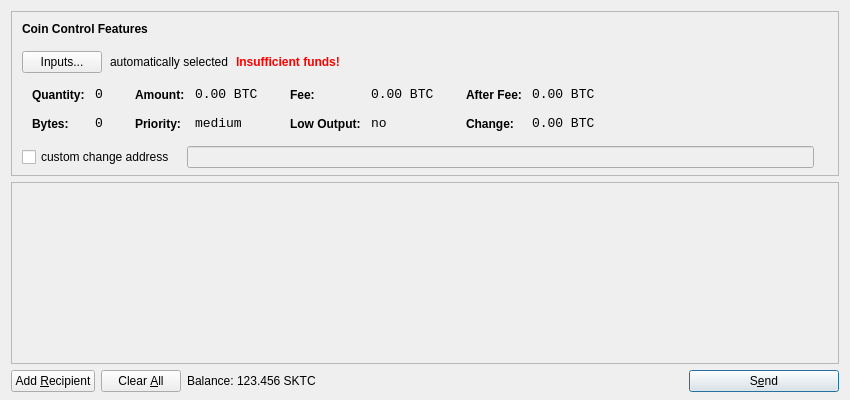
<?xml version="1.0" encoding="UTF-8"?>
<ui version="4.0">
 <class>SendCoinsDialog</class>
 <widget class="QDialog" name="SendCoinsDialog">
  <property name="geometry">
   <rect>
    <x>0</x>
    <y>0</y>
    <width>850</width>
    <height>400</height>
   </rect>
  </property>
  <property name="windowTitle">
   <string>Send Coins</string>
  </property>
  <layout class="QVBoxLayout" name="verticalLayout" stretch="0,1,0">
   <property name="bottomMargin">
    <number>8</number>
   </property>
   <item>
    <widget class="QFrame" name="frameCoinControl">
     <property name="sizePolicy">
      <sizepolicy hsizetype="Expanding" vsizetype="Expanding">
       <horstretch>0</horstretch>
       <verstretch>0</verstretch>
      </sizepolicy>
     </property>
     <property name="maximumSize">
      <size>
       <width>16777215</width>
       <height>16777215</height>
      </size>
     </property>
     <property name="frameShape">
      <enum>QFrame::StyledPanel</enum>
     </property>
     <property name="frameShadow">
      <enum>QFrame::Sunken</enum>
     </property>
     <layout class="QVBoxLayout" name="verticalLayoutCoinControl2">
      <property name="spacing">
       <number>-1</number>
      </property>
      <property name="leftMargin">
       <number>0</number>
      </property>
      <property name="topMargin">
       <number>0</number>
      </property>
      <property name="rightMargin">
       <number>0</number>
      </property>
      <property name="bottomMargin">
       <number>6</number>
      </property>
      <item>
       <layout class="QVBoxLayout" name="verticalLayoutCoinControl" stretch="0,0,0,0,1">
        <property name="spacing">
         <number>0</number>
        </property>
        <property name="leftMargin">
         <number>10</number>
        </property>
        <property name="topMargin">
         <number>10</number>
        </property>
        <item>
         <layout class="QHBoxLayout" name="horizontalLayoutCoinControl1">
          <property name="bottomMargin">
           <number>15</number>
          </property>
          <item>
           <widget class="QLabel" name="labelCoinControlFeatures">
            <property name="sizePolicy">
             <sizepolicy hsizetype="Preferred" vsizetype="Maximum">
              <horstretch>0</horstretch>
              <verstretch>0</verstretch>
             </sizepolicy>
            </property>
            <property name="font">
             <font>
              <weight>75</weight>
              <bold>true</bold>
             </font>
            </property>
            <property name="styleSheet">
             <string notr="true">font-weight:bold;</string>
            </property>
            <property name="text">
             <string>Coin Control Features</string>
            </property>
           </widget>
          </item>
         </layout>
        </item>
        <item>
         <layout class="QHBoxLayout" name="horizontalLayoutCoinControl2" stretch="0,0,0,0">
          <property name="spacing">
           <number>8</number>
          </property>
          <property name="bottomMargin">
           <number>10</number>
          </property>
          <item>
           <widget class="QPushButton" name="pushButtonCoinControl">
            <property name="styleSheet">
             <string notr="true"/>
            </property>
            <property name="text">
             <string>Inputs...</string>
            </property>
           </widget>
          </item>
          <item>
           <widget class="QLabel" name="labelCoinControlAutomaticallySelected">
            <property name="text">
             <string>automatically selected</string>
            </property>
            <property name="margin">
             <number>5</number>
            </property>
           </widget>
          </item>
          <item>
           <widget class="QLabel" name="labelCoinControlInsuffFunds">
            <property name="font">
             <font>
              <weight>75</weight>
              <bold>true</bold>
             </font>
            </property>
            <property name="styleSheet">
             <string notr="true">color:red;font-weight:bold;</string>
            </property>
            <property name="text">
             <string>Insufficient funds!</string>
            </property>
            <property name="margin">
             <number>5</number>
            </property>
           </widget>
          </item>
          <item>
           <spacer name="horizontalSpacerCoinControl">
            <property name="orientation">
             <enum>Qt::Horizontal</enum>
            </property>
            <property name="sizeHint" stdset="0">
             <size>
              <width>40</width>
              <height>1</height>
             </size>
            </property>
           </spacer>
          </item>
         </layout>
        </item>
        <item>
         <widget class="QWidget" name="widgetCoinControl" native="true">
          <property name="sizePolicy">
           <sizepolicy hsizetype="Preferred" vsizetype="Preferred">
            <horstretch>0</horstretch>
            <verstretch>0</verstretch>
           </sizepolicy>
          </property>
          <property name="minimumSize">
           <size>
            <width>0</width>
            <height>0</height>
           </size>
          </property>
          <property name="styleSheet">
           <string notr="true"/>
          </property>
          <layout class="QHBoxLayout" name="horizontalLayoutCoinControl5">
           <property name="margin">
            <number>0</number>
           </property>
           <item>
            <layout class="QHBoxLayout" name="horizontalLayoutCoinControl3" stretch="0,0,0,1">
             <property name="spacing">
              <number>20</number>
             </property>
             <property name="topMargin">
              <number>0</number>
             </property>
             <property name="bottomMargin">
              <number>10</number>
             </property>
             <item>
              <layout class="QFormLayout" name="formLayoutCoinControl1">
               <property name="horizontalSpacing">
                <number>10</number>
               </property>
               <property name="verticalSpacing">
                <number>14</number>
               </property>
               <property name="leftMargin">
                <number>10</number>
               </property>
               <property name="topMargin">
                <number>4</number>
               </property>
               <property name="rightMargin">
                <number>6</number>
               </property>
               <item row="0" column="0">
                <widget class="QLabel" name="labelCoinControlQuantityText">
                 <property name="styleSheet">
                  <string notr="true">font-weight:bold;</string>
                 </property>
                 <property name="text">
                  <string>Quantity:</string>
                 </property>
                 <property name="margin">
                  <number>0</number>
                 </property>
                </widget>
               </item>
               <item row="0" column="1">
                <widget class="QLabel" name="labelCoinControlQuantity">
                 <property name="font">
                  <font>
                   <family>Monospace</family>
                   <pointsize>10</pointsize>
                  </font>
                 </property>
                 <property name="cursor">
                  <cursorShape>IBeamCursor</cursorShape>
                 </property>
                 <property name="contextMenuPolicy">
                  <enum>Qt::ActionsContextMenu</enum>
                 </property>
                 <property name="text">
                  <string notr="true">0</string>
                 </property>
                 <property name="margin">
                  <number>0</number>
                 </property>
                 <property name="textInteractionFlags">
                  <set>Qt::LinksAccessibleByMouse|Qt::TextSelectableByKeyboard|Qt::TextSelectableByMouse</set>
                 </property>
                </widget>
               </item>
               <item row="1" column="0">
                <widget class="QLabel" name="labelCoinControlBytesText">
                 <property name="styleSheet">
                  <string notr="true">font-weight:bold;</string>
                 </property>
                 <property name="text">
                  <string>Bytes:</string>
                 </property>
                </widget>
               </item>
               <item row="1" column="1">
                <widget class="QLabel" name="labelCoinControlBytes">
                 <property name="font">
                  <font>
                   <family>Monospace</family>
                   <pointsize>10</pointsize>
                  </font>
                 </property>
                 <property name="cursor">
                  <cursorShape>IBeamCursor</cursorShape>
                 </property>
                 <property name="contextMenuPolicy">
                  <enum>Qt::ActionsContextMenu</enum>
                 </property>
                 <property name="text">
                  <string notr="true">0</string>
                 </property>
                 <property name="textInteractionFlags">
                  <set>Qt::LinksAccessibleByMouse|Qt::TextSelectableByKeyboard|Qt::TextSelectableByMouse</set>
                 </property>
                </widget>
               </item>
              </layout>
             </item>
             <item>
              <layout class="QFormLayout" name="formLayoutCoinControl2">
               <property name="horizontalSpacing">
                <number>10</number>
               </property>
               <property name="verticalSpacing">
                <number>14</number>
               </property>
               <property name="leftMargin">
                <number>6</number>
               </property>
               <property name="topMargin">
                <number>4</number>
               </property>
               <property name="rightMargin">
                <number>6</number>
               </property>
               <item row="0" column="0">
                <widget class="QLabel" name="labelCoinControlAmountText">
                 <property name="styleSheet">
                  <string notr="true">font-weight:bold;</string>
                 </property>
                 <property name="text">
                  <string>Amount:</string>
                 </property>
                 <property name="margin">
                  <number>0</number>
                 </property>
                </widget>
               </item>
               <item row="0" column="1">
                <widget class="QLabel" name="labelCoinControlAmount">
                 <property name="font">
                  <font>
                   <family>Monospace</family>
                   <pointsize>10</pointsize>
                  </font>
                 </property>
                 <property name="cursor">
                  <cursorShape>IBeamCursor</cursorShape>
                 </property>
                 <property name="contextMenuPolicy">
                  <enum>Qt::ActionsContextMenu</enum>
                 </property>
                 <property name="text">
                  <string notr="true">0.00 BTC</string>
                 </property>
                 <property name="textInteractionFlags">
                  <set>Qt::LinksAccessibleByMouse|Qt::TextSelectableByKeyboard|Qt::TextSelectableByMouse</set>
                 </property>
                </widget>
               </item>
               <item row="1" column="0">
                <widget class="QLabel" name="labelCoinControlPriorityText">
                 <property name="styleSheet">
                  <string notr="true">font-weight:bold;</string>
                 </property>
                 <property name="text">
                  <string>Priority:</string>
                 </property>
                </widget>
               </item>
               <item row="1" column="1">
                <widget class="QLabel" name="labelCoinControlPriority">
                 <property name="font">
                  <font>
                   <family>Monospace</family>
                   <pointsize>10</pointsize>
                  </font>
                 </property>
                 <property name="cursor">
                  <cursorShape>IBeamCursor</cursorShape>
                 </property>
                 <property name="contextMenuPolicy">
                  <enum>Qt::ActionsContextMenu</enum>
                 </property>
                 <property name="text">
                  <string>medium</string>
                 </property>
                 <property name="textInteractionFlags">
                  <set>Qt::LinksAccessibleByMouse|Qt::TextSelectableByKeyboard|Qt::TextSelectableByMouse</set>
                 </property>
                </widget>
               </item>
              </layout>
             </item>
             <item>
              <layout class="QFormLayout" name="formLayoutCoinControl3">
               <property name="horizontalSpacing">
                <number>10</number>
               </property>
               <property name="verticalSpacing">
                <number>14</number>
               </property>
               <property name="leftMargin">
                <number>6</number>
               </property>
               <property name="topMargin">
                <number>4</number>
               </property>
               <property name="rightMargin">
                <number>6</number>
               </property>
               <item row="0" column="0">
                <widget class="QLabel" name="labelCoinControlFeeText">
                 <property name="styleSheet">
                  <string notr="true">font-weight:bold;</string>
                 </property>
                 <property name="text">
                  <string>Fee:</string>
                 </property>
                 <property name="margin">
                  <number>0</number>
                 </property>
                </widget>
               </item>
               <item row="0" column="1">
                <widget class="QLabel" name="labelCoinControlFee">
                 <property name="font">
                  <font>
                   <family>Monospace</family>
                   <pointsize>10</pointsize>
                  </font>
                 </property>
                 <property name="cursor">
                  <cursorShape>IBeamCursor</cursorShape>
                 </property>
                 <property name="contextMenuPolicy">
                  <enum>Qt::ActionsContextMenu</enum>
                 </property>
                 <property name="text">
                  <string notr="true">0.00 BTC</string>
                 </property>
                 <property name="textInteractionFlags">
                  <set>Qt::LinksAccessibleByMouse|Qt::TextSelectableByKeyboard|Qt::TextSelectableByMouse</set>
                 </property>
                </widget>
               </item>
               <item row="1" column="0">
                <widget class="QLabel" name="labelCoinControlLowOutputText">
                 <property name="styleSheet">
                  <string notr="true">font-weight:bold;</string>
                 </property>
                 <property name="text">
                  <string>Low Output:</string>
                 </property>
                </widget>
               </item>
               <item row="1" column="1">
                <widget class="QLabel" name="labelCoinControlLowOutput">
                 <property name="font">
                  <font>
                   <family>Monospace</family>
                   <pointsize>10</pointsize>
                  </font>
                 </property>
                 <property name="cursor">
                  <cursorShape>IBeamCursor</cursorShape>
                 </property>
                 <property name="contextMenuPolicy">
                  <enum>Qt::ActionsContextMenu</enum>
                 </property>
                 <property name="text">
                  <string>no</string>
                 </property>
                 <property name="textInteractionFlags">
                  <set>Qt::LinksAccessibleByMouse|Qt::TextSelectableByKeyboard|Qt::TextSelectableByMouse</set>
                 </property>
                </widget>
               </item>
              </layout>
             </item>
             <item>
              <layout class="QFormLayout" name="formLayoutCoinControl4">
               <property name="horizontalSpacing">
                <number>10</number>
               </property>
               <property name="verticalSpacing">
                <number>14</number>
               </property>
               <property name="leftMargin">
                <number>6</number>
               </property>
               <property name="topMargin">
                <number>4</number>
               </property>
               <property name="rightMargin">
                <number>6</number>
               </property>
               <item row="0" column="0">
                <widget class="QLabel" name="labelCoinControlAfterFeeText">
                 <property name="styleSheet">
                  <string notr="true">font-weight:bold;</string>
                 </property>
                 <property name="text">
                  <string>After Fee:</string>
                 </property>
                 <property name="margin">
                  <number>0</number>
                 </property>
                </widget>
               </item>
               <item row="0" column="1">
                <widget class="QLabel" name="labelCoinControlAfterFee">
                 <property name="font">
                  <font>
                   <family>Monospace</family>
                   <pointsize>10</pointsize>
                  </font>
                 </property>
                 <property name="cursor">
                  <cursorShape>IBeamCursor</cursorShape>
                 </property>
                 <property name="contextMenuPolicy">
                  <enum>Qt::ActionsContextMenu</enum>
                 </property>
                 <property name="text">
                  <string notr="true">0.00 BTC</string>
                 </property>
                 <property name="textInteractionFlags">
                  <set>Qt::LinksAccessibleByMouse|Qt::TextSelectableByKeyboard|Qt::TextSelectableByMouse</set>
                 </property>
                </widget>
               </item>
               <item row="1" column="0">
                <widget class="QLabel" name="labelCoinControlChangeText">
                 <property name="styleSheet">
                  <string notr="true">font-weight:bold;</string>
                 </property>
                 <property name="text">
                  <string>Change:</string>
                 </property>
                </widget>
               </item>
               <item row="1" column="1">
                <widget class="QLabel" name="labelCoinControlChange">
                 <property name="font">
                  <font>
                   <family>Monospace</family>
                   <pointsize>10</pointsize>
                  </font>
                 </property>
                 <property name="cursor">
                  <cursorShape>IBeamCursor</cursorShape>
                 </property>
                 <property name="contextMenuPolicy">
                  <enum>Qt::ActionsContextMenu</enum>
                 </property>
                 <property name="text">
                  <string notr="true">0.00 BTC</string>
                 </property>
                 <property name="textInteractionFlags">
                  <set>Qt::LinksAccessibleByMouse|Qt::TextSelectableByKeyboard|Qt::TextSelectableByMouse</set>
                 </property>
                </widget>
               </item>
              </layout>
             </item>
            </layout>
           </item>
          </layout>
         </widget>
        </item>
        <item>
         <layout class="QHBoxLayout" name="horizontalLayoutCoinControl4" stretch="0,0,0">
          <property name="spacing">
           <number>12</number>
          </property>
          <property name="sizeConstraint">
           <enum>QLayout::SetDefaultConstraint</enum>
          </property>
          <property name="topMargin">
           <number>5</number>
          </property>
          <property name="rightMargin">
           <number>5</number>
          </property>
          <item>
           <widget class="QCheckBox" name="checkBoxCoinControlChange">
            <property name="text">
             <string>custom change address</string>
            </property>
           </widget>
          </item>
          <item>
           <widget class="QLineEdit" name="lineEditCoinControlChange">
            <property name="enabled">
             <bool>false</bool>
            </property>
            <property name="sizePolicy">
             <sizepolicy hsizetype="Expanding" vsizetype="Fixed">
              <horstretch>0</horstretch>
              <verstretch>0</verstretch>
             </sizepolicy>
            </property>
           </widget>
          </item>
          <item>
           <widget class="QLabel" name="labelCoinControlChangeLabel">
            <property name="sizePolicy">
             <sizepolicy hsizetype="Preferred" vsizetype="Expanding">
              <horstretch>0</horstretch>
              <verstretch>0</verstretch>
             </sizepolicy>
            </property>
            <property name="minimumSize">
             <size>
              <width>0</width>
              <height>0</height>
             </size>
            </property>
            <property name="text">
             <string/>
            </property>
            <property name="margin">
             <number>3</number>
            </property>
           </widget>
          </item>
         </layout>
        </item>
        <item>
         <spacer name="verticalSpacerCoinControl">
          <property name="orientation">
           <enum>Qt::Vertical</enum>
          </property>
          <property name="sizeHint" stdset="0">
           <size>
            <width>800</width>
            <height>1</height>
           </size>
          </property>
         </spacer>
        </item>
       </layout>
      </item>
     </layout>
    </widget>
   </item>
   <item>
    <widget class="QScrollArea" name="scrollArea">
     <property name="widgetResizable">
      <bool>true</bool>
     </property>
     <widget class="QWidget" name="scrollAreaWidgetContents">
      <property name="geometry">
       <rect>
        <x>0</x>
        <y>0</y>
        <width>830</width>
        <height>165</height>
       </rect>
      </property>
      <layout class="QVBoxLayout" name="verticalLayout_2">
       <property name="margin">
        <number>0</number>
       </property>
       <item>
        <layout class="QVBoxLayout" name="entries">
         <property name="spacing">
          <number>6</number>
         </property>
        </layout>
       </item>
       <item>
        <spacer name="verticalSpacer">
         <property name="orientation">
          <enum>Qt::Vertical</enum>
         </property>
         <property name="sizeHint" stdset="0">
          <size>
           <width>20</width>
           <height>40</height>
          </size>
         </property>
        </spacer>
       </item>
      </layout>
     </widget>
    </widget>
   </item>
   <item>
    <layout class="QHBoxLayout" name="horizontalLayout">
     <item>
      <widget class="QPushButton" name="addButton">
       <property name="toolTip">
        <string>Send to multiple recipients at once</string>
       </property>
       <property name="text">
        <string>Add &amp;Recipient</string>
       </property>
       <property name="icon">
        <iconset resource="../bitcoin.qrc">
         <normaloff>:/icons/add</normaloff>:/icons/add</iconset>
       </property>
       <property name="autoDefault">
        <bool>false</bool>
       </property>
      </widget>
     </item>
     <item>
      <widget class="QPushButton" name="clearButton">
       <property name="sizePolicy">
        <sizepolicy hsizetype="Minimum" vsizetype="Fixed">
         <horstretch>0</horstretch>
         <verstretch>0</verstretch>
        </sizepolicy>
       </property>
       <property name="toolTip">
        <string>Remove all transaction fields</string>
       </property>
       <property name="text">
        <string>Clear &amp;All</string>
       </property>
       <property name="icon">
        <iconset resource="../bitcoin.qrc">
         <normaloff>:/icons/remove</normaloff>:/icons/remove</iconset>
       </property>
       <property name="autoRepeatDelay">
        <number>300</number>
       </property>
       <property name="autoDefault">
        <bool>false</bool>
       </property>
      </widget>
     </item>
     <item>
      <layout class="QHBoxLayout" name="horizontalLayout_2">
       <property name="spacing">
        <number>3</number>
       </property>
       <item>
        <widget class="QLabel" name="label">
         <property name="text">
          <string>Balance:</string>
         </property>
        </widget>
       </item>
       <item>
        <widget class="QLabel" name="labelBalance">
         <property name="cursor">
          <cursorShape>IBeamCursor</cursorShape>
         </property>
         <property name="text">
          <string>123.456 SKTC</string>
         </property>
         <property name="textInteractionFlags">
          <set>Qt::LinksAccessibleByMouse|Qt::TextSelectableByKeyboard|Qt::TextSelectableByMouse</set>
         </property>
        </widget>
       </item>
      </layout>
     </item>
     <item>
      <spacer name="horizontalSpacer">
       <property name="orientation">
        <enum>Qt::Horizontal</enum>
       </property>
       <property name="sizeHint" stdset="0">
        <size>
         <width>40</width>
         <height>20</height>
        </size>
       </property>
      </spacer>
     </item>
     <item>
      <widget class="QPushButton" name="sendButton">
       <property name="minimumSize">
        <size>
         <width>150</width>
         <height>0</height>
        </size>
       </property>
       <property name="toolTip">
        <string>Confirm the send action</string>
       </property>
       <property name="text">
        <string>S&amp;end</string>
       </property>
       <property name="icon">
        <iconset resource="../bitcoin.qrc">
         <normaloff>:/icons/send</normaloff>:/icons/send</iconset>
       </property>
       <property name="default">
        <bool>true</bool>
       </property>
      </widget>
     </item>
    </layout>
   </item>
  </layout>
 </widget>
 <resources>
  <include location="../bitcoin.qrc"/>
 </resources>
 <connections/>
</ui>
